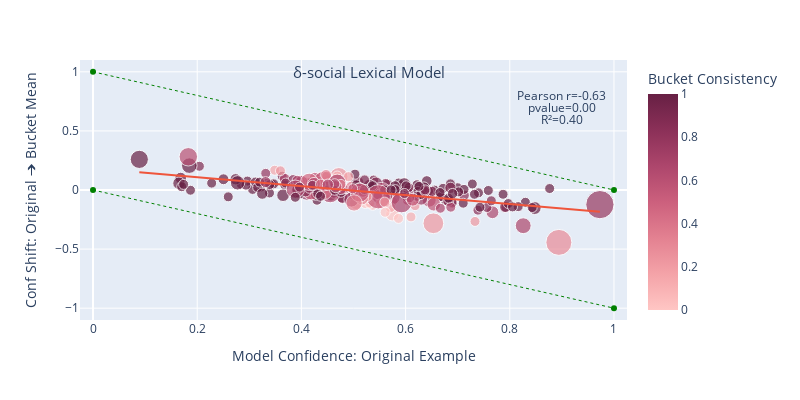
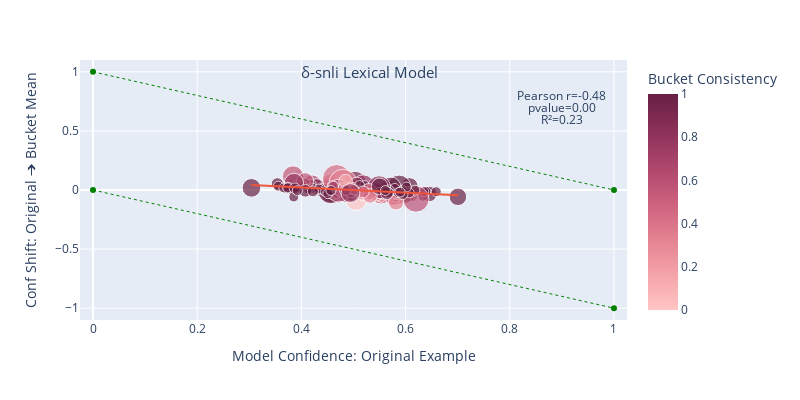
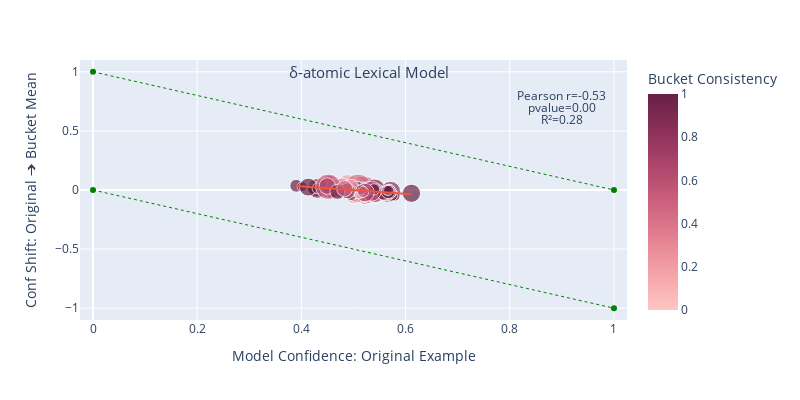

The notebook cell saved with these charts, in order:
### Markdown cell above
## FastText BOW

### Code cell
for b, dataset_buckets in dnli_human_bucket_predictions.items():
    print(b)
    print(
        'Specialized Lexical Model Accuracy:',
        get_original_example_prediction_accuracy(dataset_buckets['specialized_full_input_lexical'])
    )
    
    print(
        'Specialized Lexical Partial Input Model Accuracy:', 
        get_original_example_prediction_accuracy(dataset_buckets['specialized_partial_input_lexical'])
    )
    print()
    
    metadata = construct_bucket_metadata(dataset_buckets['specialized_full_input_lexical'])
    plot = plot_orig_v_bucket_conf(metadata, f'δ-{b} Lexical Model')
    plot.show()
    #plot_consistency_cdf(metadata, f'{b} Specialized Defeasible Lexical Consistency CDF')
    
    metadata = construct_bucket_metadata(dataset_buckets['specialized_partial_input_lexical'])
    plot_orig_v_bucket_conf(metadata, f'{b} Specialized Defeasible Lexical (Partial Input)')
    #plot_consistency_cdf(metadata, f'{b} Specialized Defeasible Lexical Consistency CDF')

### Figure 1 — Plotly figure (JSON) as saved in the notebook; plotly's stock layout.template omitted (floating-point values rounded to 4 significant figures; data arrays with more than 128 entries replaced by an {"elided": "..."} marker saying what was removed)
{"data": [{"customdata": {"elided": "250x1 str values"}, "hovertemplate": "Model Confidence: Original Example=%{x}<br>Conf Shift: Original ➔ Bucket Mean=%{y}<br>bucket_confidence_var=%{marker.size}<br>example_id=%{customdata[0]}<br>Bucket Consistency=%{marker.color}<extra></extra>", "legendgroup": "", "marker": {"color": {"elided": "250 float values"}, "coloraxis": "coloraxis", "size": {"elided": "250 float values"}, "sizemin": 5, "sizemode": "area", "sizeref": 0.0001297, "symbol": "circle"}, "mode": "markers", "name": "", "orientation": "v", "showlegend": false, "type": "scatter", "x": {"elided": "250 float values"}, "xaxis": "x", "y": {"elided": "250 float values"}, "yaxis": "y"}, {"hovertemplate": "<b>OLS trendline</b><br>conf_shift = -0.380077 * original_confidence + 0.184879<br>R<sup>2</sup>=0.400984<br><br>Model Confidence: Original Example=%{x}<br>Conf Shift: Original ➔ Bucket Mean=%{y} <b>(trend)</b><extra></extra>", "legendgroup": "", "marker": {"sizemin": 5, "symbol": "circle"}, "mode": "lines", "name": "", "showlegend": false, "type": "scatter", "x": {"elided": "250 float values"}, "xaxis": "x", "y": {"elided": "250 float values"}, "yaxis": "y"}, {"line": {"color": "green", "dash": "dot", "width": 1}, "type": "scatter", "x": [0, 1], "y": [1, 0]}, {"line": {"color": "green", "dash": "dot", "width": 1}, "type": "scatter", "x": [0, 1], "y": [0, -1]}], "layout": {"annotations": [{"arrowhead": 0, "font": {"size": 15}, "showarrow": false, "text": "δ-social Lexical Model", "x": 0.53, "y": 1}, {"arrowhead": 0, "showarrow": false, "text": "Pearson r=-0.63", "x": 0.9, "y": 0.8}, {"arrowhead": 0, "showarrow": false, "text": "pvalue=0.00", "x": 0.9, "y": 0.7}, {"arrowhead": 0, "showarrow": false, "text": "R²=0.40", "x": 0.9, "y": 0.6}], "coloraxis": {"colorbar": {"title": {"text": "Bucket Consistency"}}, "colorscale": [[0, "rgb(255, 198, 196)"], [0.1667, "rgb(244, 163, 168)"], [0.3333, "rgb(227, 129, 145)"], [0.5, "rgb(204, 96, 125)"], [0.6667, "rgb(173, 70, 108)"], [0.8333, "rgb(139, 48, 88)"], [1, "rgb(103, 32, 68)"]]}, "height": 400, "legend": {"itemsizing": "constant", "tracegroupgap": 0}, "margin": {"t": 60}, "showlegend": false, "width": 800, "xaxis": {"anchor": "y", "domain": [0, 1], "range": [-0.025, 1.025], "title": {"text": "Model Confidence: Original Example"}}, "yaxis": {"anchor": "x", "domain": [0, 1], "range": [-1.1, 1.1], "title": {"text": "Conf Shift: Original ➔ Bucket Mean"}}}}

### Figure 2 — Plotly figure (JSON) as saved in the notebook; plotly's stock layout.template omitted (floating-point values rounded to 4 significant figures; data arrays with more than 128 entries replaced by an {"elided": "..."} marker saying what was removed)
{"data": [{"customdata": {"elided": "250x1 str values"}, "hovertemplate": "Model Confidence: Original Example=%{x}<br>Conf Shift: Original ➔ Bucket Mean=%{y}<br>bucket_confidence_var=%{marker.size}<br>example_id=%{customdata[0]}<br>Bucket Consistency=%{marker.color}<extra></extra>", "legendgroup": "", "marker": {"color": {"elided": "250 float values"}, "coloraxis": "coloraxis", "size": {"elided": "250 float values"}, "sizemin": 5, "sizemode": "area", "sizeref": 1.439e-05, "symbol": "circle"}, "mode": "markers", "name": "", "orientation": "v", "showlegend": false, "type": "scatter", "x": {"elided": "250 float values"}, "xaxis": "x", "y": {"elided": "250 float values"}, "yaxis": "y"}, {"hovertemplate": "<b>OLS trendline</b><br>conf_shift = -0.22012 * original_confidence + 0.109042<br>R<sup>2</sup>=0.228076<br><br>Model Confidence: Original Example=%{x}<br>Conf Shift: Original ➔ Bucket Mean=%{y} <b>(trend)</b><extra></extra>", "legendgroup": "", "marker": {"sizemin": 5, "symbol": "circle"}, "mode": "lines", "name": "", "showlegend": false, "type": "scatter", "x": {"elided": "250 float values"}, "xaxis": "x", "y": {"elided": "250 float values"}, "yaxis": "y"}, {"line": {"color": "green", "dash": "dot", "width": 1}, "type": "scatter", "x": [0, 1], "y": [1, 0]}, {"line": {"color": "green", "dash": "dot", "width": 1}, "type": "scatter", "x": [0, 1], "y": [0, -1]}], "layout": {"annotations": [{"arrowhead": 0, "font": {"size": 15}, "showarrow": false, "text": "δ-snli Lexical Model", "x": 0.53, "y": 1}, {"arrowhead": 0, "showarrow": false, "text": "Pearson r=-0.48", "x": 0.9, "y": 0.8}, {"arrowhead": 0, "showarrow": false, "text": "pvalue=0.00", "x": 0.9, "y": 0.7}, {"arrowhead": 0, "showarrow": false, "text": "R²=0.23", "x": 0.9, "y": 0.6}], "coloraxis": {"colorbar": {"title": {"text": "Bucket Consistency"}}, "colorscale": [[0, "rgb(255, 198, 196)"], [0.1667, "rgb(244, 163, 168)"], [0.3333, "rgb(227, 129, 145)"], [0.5, "rgb(204, 96, 125)"], [0.6667, "rgb(173, 70, 108)"], [0.8333, "rgb(139, 48, 88)"], [1, "rgb(103, 32, 68)"]]}, "height": 400, "legend": {"itemsizing": "constant", "tracegroupgap": 0}, "margin": {"t": 60}, "showlegend": false, "width": 800, "xaxis": {"anchor": "y", "domain": [0, 1], "range": [-0.025, 1.025], "title": {"text": "Model Confidence: Original Example"}}, "yaxis": {"anchor": "x", "domain": [0, 1], "range": [-1.1, 1.1], "title": {"text": "Conf Shift: Original ➔ Bucket Mean"}}}}

### Figure 3 — Plotly figure (JSON) as saved in the notebook; plotly's stock layout.template omitted (floating-point values rounded to 4 significant figures; data arrays with more than 128 entries replaced by an {"elided": "..."} marker saying what was removed)
{"data": [{"customdata": {"elided": "250x1 str values"}, "hovertemplate": "Model Confidence: Original Example=%{x}<br>Conf Shift: Original ➔ Bucket Mean=%{y}<br>bucket_confidence_var=%{marker.size}<br>example_id=%{customdata[0]}<br>Bucket Consistency=%{marker.color}<extra></extra>", "legendgroup": "", "marker": {"color": {"elided": "250 float values"}, "coloraxis": "coloraxis", "size": {"elided": "250 float values"}, "sizemin": 5, "sizemode": "area", "sizeref": 6.961e-06, "symbol": "circle"}, "mode": "markers", "name": "", "orientation": "v", "showlegend": false, "type": "scatter", "x": {"elided": "250 float values"}, "xaxis": "x", "y": {"elided": "250 float values"}, "yaxis": "y"}, {"hovertemplate": "<b>OLS trendline</b><br>conf_shift = -0.314503 * original_confidence + 0.157078<br>R<sup>2</sup>=0.284584<br><br>Model Confidence: Original Example=%{x}<br>Conf Shift: Original ➔ Bucket Mean=%{y} <b>(trend)</b><extra></extra>", "legendgroup": "", "marker": {"sizemin": 5, "symbol": "circle"}, "mode": "lines", "name": "", "showlegend": false, "type": "scatter", "x": {"elided": "250 float values"}, "xaxis": "x", "y": {"elided": "250 float values"}, "yaxis": "y"}, {"line": {"color": "green", "dash": "dot", "width": 1}, "type": "scatter", "x": [0, 1], "y": [1, 0]}, {"line": {"color": "green", "dash": "dot", "width": 1}, "type": "scatter", "x": [0, 1], "y": [0, -1]}], "layout": {"annotations": [{"arrowhead": 0, "font": {"size": 15}, "showarrow": false, "text": "δ-atomic Lexical Model", "x": 0.53, "y": 1}, {"arrowhead": 0, "showarrow": false, "text": "Pearson r=-0.53", "x": 0.9, "y": 0.8}, {"arrowhead": 0, "showarrow": false, "text": "pvalue=0.00", "x": 0.9, "y": 0.7}, {"arrowhead": 0, "showarrow": false, "text": "R²=0.28", "x": 0.9, "y": 0.6}], "coloraxis": {"colorbar": {"title": {"text": "Bucket Consistency"}}, "colorscale": [[0, "rgb(255, 198, 196)"], [0.1667, "rgb(244, 163, 168)"], [0.3333, "rgb(227, 129, 145)"], [0.5, "rgb(204, 96, 125)"], [0.6667, "rgb(173, 70, 108)"], [0.8333, "rgb(139, 48, 88)"], [1, "rgb(103, 32, 68)"]]}, "height": 400, "legend": {"itemsizing": "constant", "tracegroupgap": 0}, "margin": {"t": 60}, "showlegend": false, "width": 800, "xaxis": {"anchor": "y", "domain": [0, 1], "range": [-0.025, 1.025], "title": {"text": "Model Confidence: Original Example"}}, "yaxis": {"anchor": "x", "domain": [0, 1], "range": [-1.1, 1.1], "title": {"text": "Conf Shift: Original ➔ Bucket Mean"}}}}
